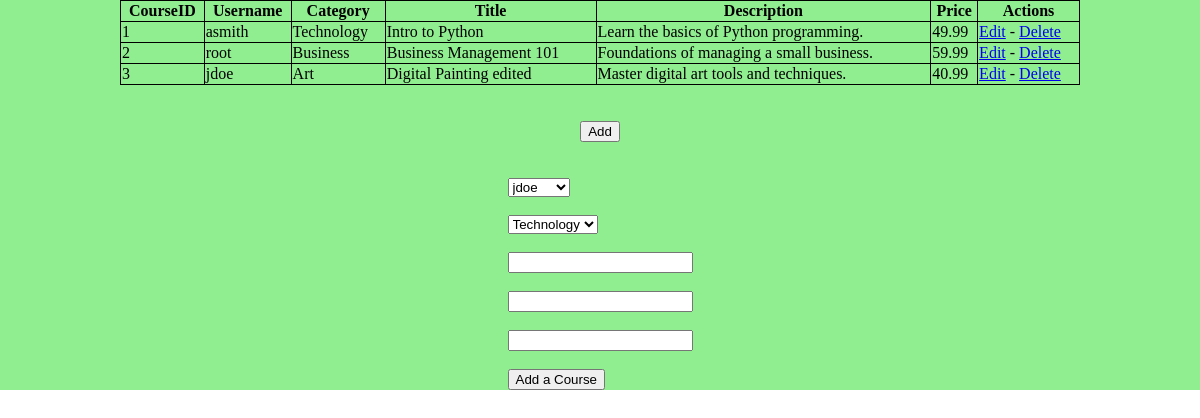
Page /coursesTable/index.php?add on the committed database.
### tables this page shows
CREATE TABLE `courses` (
  `CourseID` int(10) NOT NULL,
  `UserID` int(10) NOT NULL,
  `CategoryID` int(10) NOT NULL,
  `Title` varchar(100) NOT NULL,
  `Description` varchar(100) NOT NULL,
  `Price` decimal(10,2) NOT NULL
);

CREATE TABLE `users` (
  `UserID` int(10) NOT NULL,
  `Username` varchar(100) NOT NULL,
  `Password` varchar(100) NOT NULL,
  `Email` varchar(100) NOT NULL,
  `FullName` varchar(100) NOT NULL,
  `Role` varchar(100) NOT NULL
);

CREATE TABLE `categories` (
  `CategoryID` int(10) NOT NULL,
  `CategoryName` varchar(100) NOT NULL
);

### coursesTable/index.php (the view, shortened to what this page needs)
<?php
include "connect.php";
?>
<!DOCTYPE html>
<html lang="en">
<head>
</head>
<body>
    <main>
        <table>
            <tr>
                <th>CourseID</th>
                <th>Username</th>
                <th>Category</t>
                <th>Title</th>
                <th>Description</th>
                <th>Price</th>
                <th>Actions</th>
            </tr>
            <?php
            $course_q = "Select * from courses join categories on courses.categoryID = categories.categoryID join users on courses.userID = users.userID";
            $course_result = mysqli_query($conn, $course_q);
            while ($course_row = mysqli_fetch_assoc($course_result)) {
                ?>
                <tr>
                    <td><?= $course_row['CourseID'] ?></td>
                    <td><?= $course_row['Username'] ?></td>
                    <td><?= $course_row['CategoryName'] ?></td>
                    <td><?= $course_row['Title'] ?></td>
                    <td><?= $course_row['Description'] ?></td>
                    <td><?= $course_row['Price'] ?></td>
                    <td>
                        <a href="?edit=<?= $course_row['CourseID'] ?>">Edit</a> -
                        <a href="?drop=<?= $course_row['CourseID'] ?>">Delete</a>
                    </td>
                </tr>
                <?php
            }
            ?>
        </table>
        <br><br>
        <a href="?add"><button>Add</button></a>
        <?php
        if (isset($_GET['add'])) {
            include "add.php";
        } else if (isset($_GET['drop'])) {
            $id = $_GET['drop'];
            mysqli_query($conn, "delete from courses where courseID = '$id'");
            header("Location: http://localhost/PHPClass/Homework6/onlineLearningDB/coursesTable/");
        }else if(isset($_GET['edit'])){
            include "edit.php";
        }
        ?>
    </main>
</body>
</html>

### coursesTable/index.php (style rules this page uses)
body { margin: 0; padding: 0; }
main { background-color: lightgreen; width: 100%; display: flex; flex-direction: column; justify-content: center; align-items: center; min-height: 200px; }
table { width: 80%; border-collapse: collapse; }
table tr td, tr th { border: solid 1px black; }

### rows in the picture
courses: CourseID "1", UserID.Username "asmith", CategoryID.CategoryName "Technology", Title "Intro to Python", Description "Learn the basics of Python programming.", Price "49.99"
courses: CourseID "2", UserID.Username "root", CategoryID.CategoryName "Business", Title "Business Management 101", Description "Foundations of managing a small business.", Price "59.99"
courses: CourseID "3", UserID.Username "jdoe", CategoryID.CategoryName "Art", Title "Digital Painting edited", Description "Master digital art tools and techniques.", Price "40.99"

### other values in the picture
form field username "jdoe"
form field categories "Technology"
